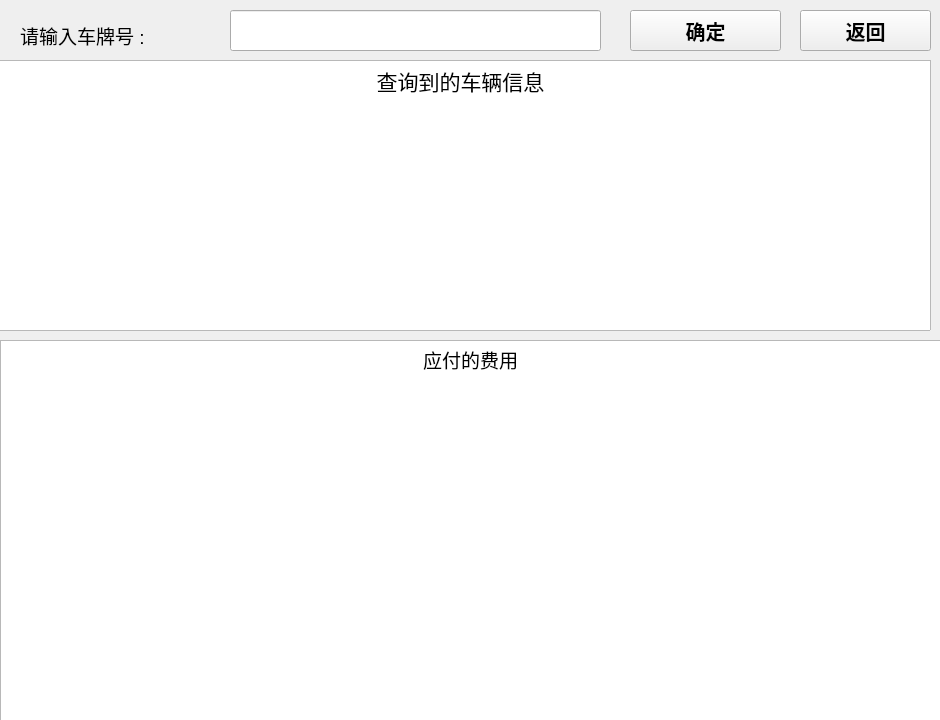
<?xml version="1.0" encoding="UTF-8"?>
<ui version="4.0">
 <class>FeeCalculate</class>
 <widget class="QWidget" name="FeeCalculate">
  <property name="geometry">
   <rect>
    <x>0</x>
    <y>0</y>
    <width>940</width>
    <height>720</height>
   </rect>
  </property>
  <property name="windowTitle">
   <string>Form</string>
  </property>
  <widget class="QPushButton" name="FeeButton">
   <property name="geometry">
    <rect>
     <x>630</x>
     <y>10</y>
     <width>151</width>
     <height>41</height>
    </rect>
   </property>
   <property name="font">
    <font>
     <pointsize>15</pointsize>
     <bold>true</bold>
    </font>
   </property>
   <property name="text">
    <string>确定</string>
   </property>
  </widget>
  <widget class="QLineEdit" name="CaridLineEdit">
   <property name="geometry">
    <rect>
     <x>230</x>
     <y>10</y>
     <width>371</width>
     <height>41</height>
    </rect>
   </property>
  </widget>
  <widget class="QLabel" name="label">
   <property name="geometry">
    <rect>
     <x>20</x>
     <y>10</y>
     <width>261</width>
     <height>51</height>
    </rect>
   </property>
   <property name="font">
    <font>
     <pointsize>14</pointsize>
    </font>
   </property>
   <property name="text">
    <string>请输入车牌号 :</string>
   </property>
  </widget>
  <widget class="QTextBrowser" name="infoBrowser">
   <property name="geometry">
    <rect>
     <x>-10</x>
     <y>60</y>
     <width>941</width>
     <height>271</height>
    </rect>
   </property>
   <property name="html">
    <string>&lt;!DOCTYPE HTML PUBLIC &quot;-//W3C//DTD HTML 4.0//EN&quot; &quot;http://www.w3.org/TR/REC-html40/strict.dtd&quot;&gt;
&lt;html&gt;&lt;head&gt;&lt;meta name=&quot;qrichtext&quot; content=&quot;1&quot; /&gt;&lt;meta charset=&quot;utf-8&quot; /&gt;&lt;style type=&quot;text/css&quot;&gt;
p, li { white-space: pre-wrap; }
hr { height: 1px; border-width: 0; }
li.unchecked::marker { content: &quot;\2610&quot;; }
li.checked::marker { content: &quot;\2612&quot;; }
&lt;/style&gt;&lt;/head&gt;&lt;body style=&quot; font-family:'Microsoft YaHei UI'; font-size:9pt; font-weight:400; font-style:normal;&quot;&gt;
&lt;p align=&quot;center&quot; style=&quot; margin-top:0px; margin-bottom:0px; margin-left:0px; margin-right:0px; -qt-block-indent:0; text-indent:0px;&quot;&gt;&lt;span style=&quot; font-size:16pt;&quot;&gt;查询到的车辆信息&lt;/span&gt;&lt;/p&gt;&lt;/body&gt;&lt;/html&gt;</string>
   </property>
  </widget>
  <widget class="QTextBrowser" name="feeBrowser">
   <property name="geometry">
    <rect>
     <x>0</x>
     <y>340</y>
     <width>941</width>
     <height>381</height>
    </rect>
   </property>
   <property name="html">
    <string>&lt;!DOCTYPE HTML PUBLIC &quot;-//W3C//DTD HTML 4.0//EN&quot; &quot;http://www.w3.org/TR/REC-html40/strict.dtd&quot;&gt;
&lt;html&gt;&lt;head&gt;&lt;meta name=&quot;qrichtext&quot; content=&quot;1&quot; /&gt;&lt;meta charset=&quot;utf-8&quot; /&gt;&lt;style type=&quot;text/css&quot;&gt;
p, li { white-space: pre-wrap; }
hr { height: 1px; border-width: 0; }
li.unchecked::marker { content: &quot;\2610&quot;; }
li.checked::marker { content: &quot;\2612&quot;; }
&lt;/style&gt;&lt;/head&gt;&lt;body style=&quot; font-family:'Microsoft YaHei UI'; font-size:9pt; font-weight:400; font-style:normal;&quot;&gt;
&lt;p align=&quot;center&quot; style=&quot; margin-top:0px; margin-bottom:0px; margin-left:0px; margin-right:0px; -qt-block-indent:0; text-indent:0px;&quot;&gt;&lt;span style=&quot; font-size:14pt;&quot;&gt;应付的费用&lt;/span&gt;&lt;/p&gt;&lt;/body&gt;&lt;/html&gt;</string>
   </property>
  </widget>
  <widget class="QPushButton" name="backButton">
   <property name="geometry">
    <rect>
     <x>800</x>
     <y>10</y>
     <width>131</width>
     <height>41</height>
    </rect>
   </property>
   <property name="font">
    <font>
     <pointsize>15</pointsize>
     <bold>true</bold>
    </font>
   </property>
   <property name="text">
    <string>返回</string>
   </property>
  </widget>
 </widget>
 <resources/>
 <connections/>
</ui>
